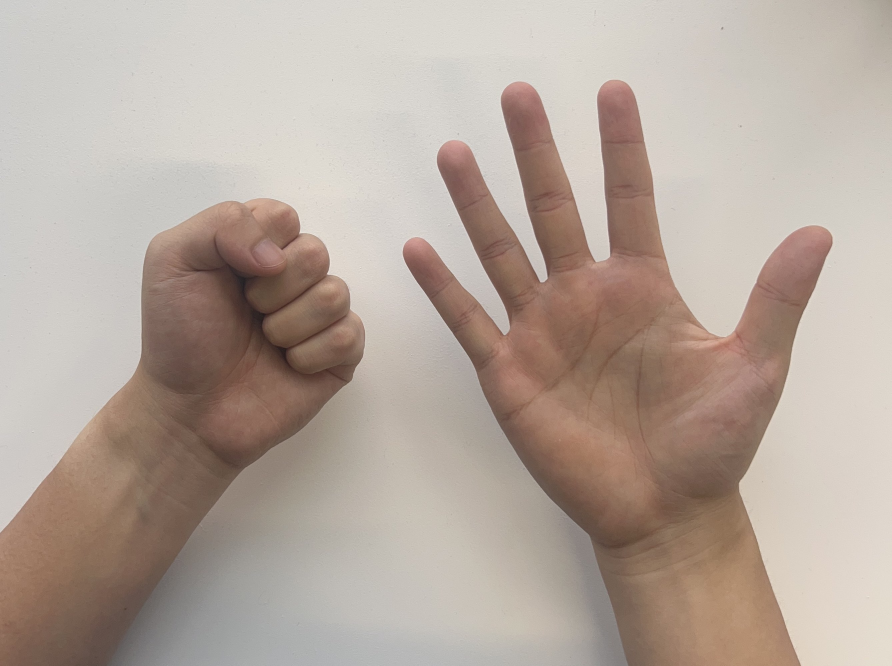
#> input picture data/rock_paper.png, 2675 x 1997 px (shown at 1/3 size)
$ python test_script_1.py
#> lines starting #> are read from the running program, lines starting #| are printed output that depends on the picture; after the words box and inside, x2 and y2 are one past the last pixel; in counts of white or black regions, pixels touching at a corner belong together
#> in main, img is the input picture: shape (1997, 2675, 3); mean B, G, R 156.7, 166.8, 180.9
### pipeline.py
"""
pipeline.py — 传统 CV 猜拳识别核心流水线（Step 0 脚手架）

只用 OpenCV + NumPy。禁止任何机器学习 / 预训练模型 / cv2.convexityDefects。
本文件目前只有常量区 + 8 个空函数骨架，尚未实现任何算法逻辑。

Pipeline order:
    skin_mask -> split_hands -> palm_center -> crop_forearm
    -> count_fingers -> classify -> judge -> draw
"""

import cv2
import numpy as np


# =============================================================================
# CONSTANTS — 所有可调参数集中在这里（占位值，后续各阶段再调）
# All tunable parameters live here. Change values ONLY in this block.
# =============================================================================

# --- Skin segmentation (YCrCb thresholding) -------------------------------
# Lower / upper bounds for the Cr and Cb channels used to threshold skin.
# (Y luma is left wide open; skin clusters tightly in Cr/Cb regardless of
# brightness.) TUNE PER REAL CAPTURE: a window too wide leaks background,
# too narrow drops parts of the hand.
# NOTE: tightened from the textbook 133-173 / 77-127 box after testing on
# data/paper.png, whose warm cream wall sits near skin in chroma (wall Cr~135
# Cb~116, palm Cr~153 Cb~111). Skin here reads as HIGHER Cr + LOWER Cb than
# the wall, so we raise CR_MIN and lower CB_MAX to reject it. On a background
# that clear
# ly differs from skin, these can be loosened back toward defaults.
CR_MIN = 138      # lower bound of Cr channel (raise -> stricter/redder)
CR_MAX = 173          # upper bound of Cr channel (lower -> stricter)
CB_MIN = 77      # lower bound of Cb channel (raise -> stricter)
CB_MAX = 130          # upper bound of Cb channel (lower -> stricter/less blue)

# --- Morphology (clean up the raw skin mask) ------------------------------
# Close = fill small holes inside the hand; Open = remove small speckle noise.
# Bigger kernel = stronger effect (fills/removes larger regions) but blurs
# the silhouette; too big can merge fingers or eat thin finger tips.
MORPH_CLOSE_KSIZE = 45   # kernel size for morphological closing (odd number)
# NOTE: raised from 7 to close a shadow hole in the fist's palm (~7500px,
# CR_MIN=138 pushes that dark crease just below the skin threshold). Swept
# 15/21/31/41/45/51/75/99 on data/rock_paper.png: the hole only fully closes
# (0px left) at ksize>=45. Checked the paper hand's 4 inter-finger valleys at
# every step -- none merge even at 99 (areas shrink ~5-15% at the edges, but
# stay separate), so 45 is safe headroom, not a knife's-edge value.
MORPH_OPEN_KSIZE = 5    # kernel size for morphological opening (odd number)

# --- Hand region area filter (in pixels) ----------------------------------
# split_hands() keeps only connected components whose pixel area is in
# [HAND_AREA_MIN, HAND_AREA_MAX]; smaller = noise, larger = background bleed.
# TUNE PER REAL CAPTURE -- these are ABSOLUTE pixel counts, so they scale with
# resolution. Values below are sized for the high-res debug photos in data/
# (~2.5-2.9 M px total, where one hand is ~0.6-1.0 M px). A 640x480 webcam
# frame is ~10x smaller, so lower BOTH by roughly that factor for live use.
HAND_AREA_MIN = 50000     # ignore blobs smaller than this (noise / desk strips)
HAND_AREA_MAX = 1300000   # ignore blobs larger than this (background bleed)

# --- Palm center search band (fist-vs-forearm fix) ------------------------
# palm_center() picks the deepest interior point via distance transform. For an
# OPEN hand the palm is the widest interior region, so the transform peaks there.
# But a closed FIST is nearly as thick as the forearm below it, so the global
# maximum can slide DOWN onto the wrist and mislocate the palm (which then breaks
# crop_forearm). Fix with the frontal-hand assumption (fingers/fist UP, forearm
# DOWN): only search inside a horizontal band that starts at the hand's TOPMOST
# white pixel and runs down this many times the hand's bounding-box WIDTH.
# Because it scales with hand width, the band self-adjusts: an OPEN hand (spread
# fingers -> wider bbox) gets a deeper band to reach its lower palm, a FIST
# (narrow bbox) gets a shallow band that stops before the forearm widens.
# 0.7 is a fairly tight window on the test images: RAISE it and a fist's center
# can drop onto the wrist; LOWER it and an open hand's center rides up toward the
# finger bases. Retune if hands sit very differently in the frame.
TOP_SEARCH_SCALE = 0.78

# Palm center = the CENTROID of the deepest region (every in-band pixel whose
# distance transform is >= this fraction of the in-band maximum), NOT the single
# brightest pixel. Averaging the high-value plateau makes the center robust to a
# sharp secondary distance-transform spike at a finger base, which otherwise
# yanks the argmax onto a knuckle (the scissors mis-localization). Lower = wider
# plateau (steadier but can drift toward a neighbouring blob); higher = tighter
# (closer to the raw argmax).
CENTROID_FRAC = 0.7

# --- Forearm cropping -----------------------------------------------------
# Frontal hand assumption: fingers point up, wrist/forearm points down. Any
# hand pixel more than this many palm-radii BELOW the palm center is treated
# as forearm and blacked out. Larger = keep more (safer for the palm heel),
# smaller = cut more aggressively (risk clipping the palm).
CUT_BELOW_SCALE = 1.2

# --- Finger counting: concentric ring sampling ----------------------------
# count_fingers() samples concentric rings at these multiples of the palm
# inscribed-circle radius. Each scale > 1.0 pushes the ring OUTWARD past the
# palm so it crosses the extended fingers. We sample SEVERAL rings and take the
# MODE of their per-ring finger counts, so a single badly-placed ring can't
# decide the result: too small (< ~1.2) and it still sits inside the palm;
# too big (> ~2.3) and it can shoot past short fingertips. Add/shift scales if
# fingers of very different lengths get missed.
RING_RADIUS_COEFFS = [1.7, 1.9, 2.1, 2.3, 2.5]

# Number of points sampled evenly around EACH ring (360 = one per ~1 degree).
# More points = finer angular resolution (less chance of skipping a thin finger
# or a narrow gap between fingers) but a little slower. The sampled 0/1 sequence
# is treated as CIRCULAR: index 359 wraps back to index 0.
RING_NUM_SAMPLES = 360

# Finger-width gate (in DEGREES of arc). Every extended finger crosses a ring as
# one contiguous skin arc, but so do non-fingers: sampling noise makes tiny
# arcs, and a closed FIST (or the palm heel) makes WIDE arcs because the ring
# runs along its rounded edge for a long angular span. A real finger is a thin
# protrusion, so its arc width is bounded. We therefore only count an arc as a
# finger when its angular width is within [MIN, MAX]. Measured on the test set:
# finger arcs span ~9-35 deg, fist/palm bulk ~43-82 deg, noise <7 deg -- so this
# band cleanly separates them. Because it is measured in DEGREES it is
# scale-invariant (works for big and small hands alike). RAISE MAX if long/thick
# fingers get dropped; LOWER it if a fist still leaks arcs; RAISE MIN to kill
# more speckle.
FINGER_ARC_MIN_DEG = 8
FINGER_ARC_MAX_DEG = 40

# --- Classification thresholds (finger count -> gesture) ------------------
# 0-1 -> Rock, 2-3 -> Scissors, >=4 -> Paper
ROCK_MAX_FINGERS = 1        # <= this many fingers => Rock
SCISSORS_MAX_FINGERS = 3    # <= this many fingers (and > ROCK_MAX) => Scissors
                            # anything greater => Paper

# --- Result overlay style (draw) ------------------------------------------
# Text size / stroke for the gesture+result label draw() writes near each palm.
# RESOLUTION-DEPENDENT (like the area filter): these are sized for the high-res
# data/ photos (~2500 px wide); for a ~640 px live webcam frame divide both by
# roughly 3-4. Result -> BGR color: Win green, Lose red, Draw/Pending gray.
DRAW_FONT_SCALE = 2.0
DRAW_THICKNESS = 4
RESULT_COLORS = {
    "Win":     (0, 255, 0),      # green
    "Lose":    (0, 0, 255),      # red
    "Draw":    (150, 150, 150),  # gray
    "Pending": (150, 150, 150),  # gray (single hand, no opponent yet)
}


# =============================================================================
# PIPELINE FUNCTIONS — 8 个阶段（当前仅骨架）
# =============================================================================

def skin_mask(frame, return_stages=False):
    """Stage 1 — Skin segmentation.

    Convert the BGR frame to a skin/non-skin binary mask using YCrCb
    thresholding, then clean it up with morphology.

    Args:
        frame: BGR image (H, W, 3) uint8.
        return_stages: debug flag. When True, also return the pre-cleanup
            mask so debug.py can compare raw vs. clean side by side. Normal
            callers (main.py) leave this False and get a single mask.

    Returns:
        mask: binary image (H, W) uint8, 255 = skin, 0 = background.
        If return_stages is True: (raw_mask, clean_mask) tuple instead.
    """
#> called with return_stages = False
    # 1. BGR -> YCrCb. Skin tone forms a compact cluster in the Cr/Cb plane,
    #    which makes it far easier to threshold than in RGB/BGR.
    ycrcb = cv2.cvtColor(frame, cv2.COLOR_BGR2YCrCb)
#> ycrcb: shape (1997, 2675, 3); mean of channels 0, 1, 2 169.9, 135.9, 120.6

    # 2. Threshold ONLY Cr and Cb. Y (luma/brightness) is left wide open
    #    (0..255) so lighting changes don't knock skin pixels out of range.
    #    cv2.inRange needs per-channel bounds; channel order here is Y,Cr,Cb.
    lower = np.array([0, CR_MIN, CB_MIN], dtype=np.uint8)
    upper = np.array([255, CR_MAX, CB_MAX], dtype=np.uint8)
    raw = cv2.inRange(ycrcb, lower, upper)   # 255 = skin, 0 = background
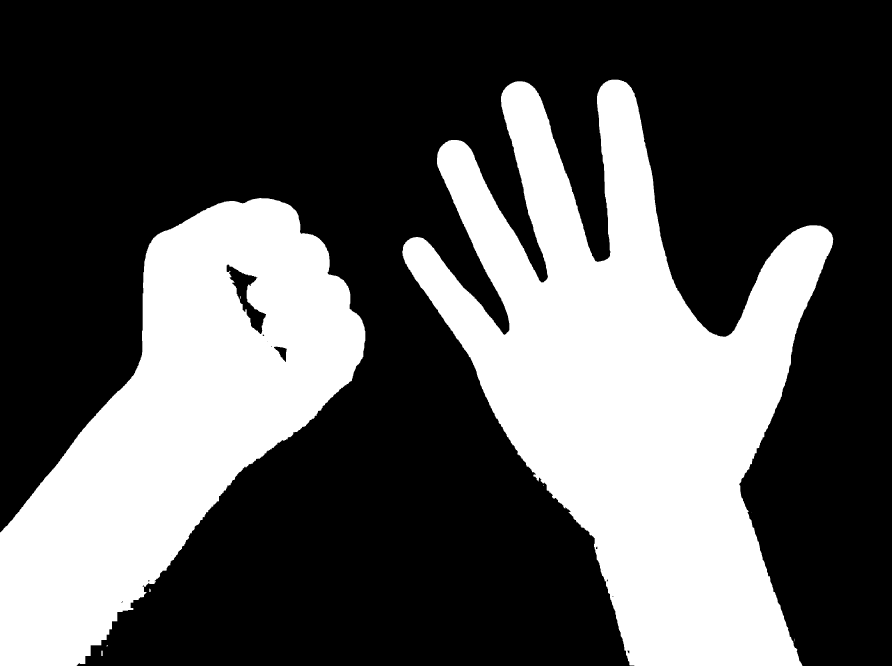
#> raw: shape (1997, 2675) (shown at 1/3 size); 33.6% white; 9 white regions (5 under 20 px), largest, box (x1, y1, x2, y2) and area: (1207, 239, 2500, 1997) 1059146, (0, 594, 1096, 1997) 735420, (304, 1952, 308, 1968) 64, (448, 1766, 452, 1776) 35

    # 3. Morphological cleanup with elliptical (rounded) kernels so we don't
    #    carve blocky corners into the hand silhouette.
    close_kernel = cv2.getStructuringElement(
        cv2.MORPH_ELLIPSE, (MORPH_CLOSE_KSIZE, MORPH_CLOSE_KSIZE))
    open_kernel = cv2.getStructuringElement(
        cv2.MORPH_ELLIPSE, (MORPH_OPEN_KSIZE, MORPH_OPEN_KSIZE))
    # Close first: dilate-then-erode fills small black holes inside the hand.
    clean = cv2.morphologyEx(raw, cv2.MORPH_CLOSE, close_kernel)
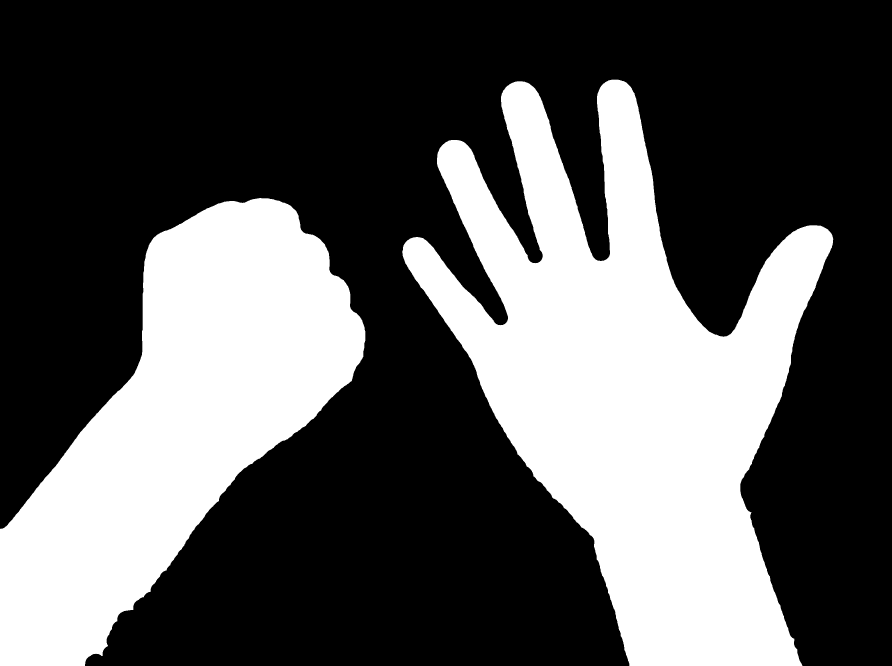
#> clean: shape (1997, 2675) (shown at 1/3 size); 33.9% white; 2 white regions, box (x1, y1, x2, y2) and area: (1207, 239, 2500, 1997) 1064494, (0, 594, 1096, 1997) 747886
    # Then open: erode-then-dilate removes small white speckles in background.
    clean = cv2.morphologyEx(clean, cv2.MORPH_OPEN, open_kernel)
#> clean: shape (1997, 2675); 33.9% white; 2 white regions, box (x1, y1, x2, y2) and area: (1207, 239, 2500, 1997) 1064484, (0, 594, 1096, 1997) 747865

    if return_stages:
        return raw, clean
    return clean


# [338 lines left out: functions split_hands, palm_center, crop_forearm, count_fingers, _count_fingers_rings, _count_ring_arcs and 3 more, not called in this run]

### test_script_1.py
"""
test_script_1.py — Stage 1 展示：肤色分割 (skin_mask)

读取 data/rock_paper.png，跑 pipeline.skin_mask() 得到二值掩膜，在同一个
窗口里竖直展示：上方原图，下方黑白掩膜。按任意键关闭窗口。
"""

import cv2

import pipeline


# All later test_script_N.py files use this same source image.
IMAGE_PATH = "data/rock_paper.png"

# Both panels are resized to this width before stacking, so the combined
# window fits on screen regardless of the source image's native resolution.
DISPLAY_WIDTH = 800

LABEL_FONT = cv2.FONT_HERSHEY_SIMPLEX
LABEL_SCALE = 0.9
LABEL_COLOR = (0, 255, 0)   # BGR green
LABEL_THICK = 2


def _resize_to_width(img, width):
    """Resize an image to a fixed width, keeping its aspect ratio."""
#> called with width = 800
    h, w = img.shape[:2]
    scale = width / float(w)
    return cv2.resize(img, (width, int(round(h * scale))))
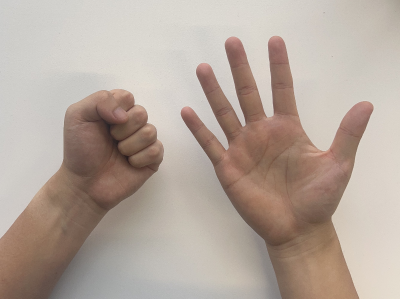
#> returned value: shape (597, 800, 3) (shown at 1/2 size); mean of channels 0, 1, 2 156.6, 166.7, 180.8; drawn as B, G, R


def main():
    img = cv2.imread(IMAGE_PATH)
    if img is None:
        raise FileNotFoundError("could not read " + IMAGE_PATH)

    mask = pipeline.skin_mask(img)                       # Stage 1: raw -> binary mask
    mask_bgr = cv2.cvtColor(mask, cv2.COLOR_GRAY2BGR)     # promote to BGR so it can stack with the color image

    top = _resize_to_width(img, DISPLAY_WIDTH)
    bottom = _resize_to_width(mask_bgr, DISPLAY_WIDTH)
#> call 2 of _resize_to_width, with width = 800
#> in _resize_to_width (call 2), `return cv2.resize(img, (width, int(round(h * scale))))`:
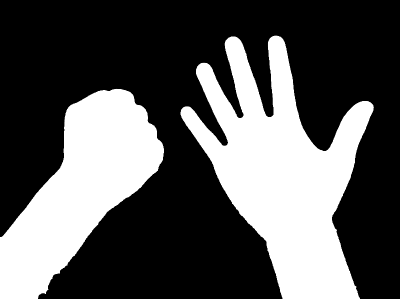
#> returned value: shape (597, 800, 3) (shown at 1/2 size); min 0, max 255, mean 86.5

    # Label each panel in its top-left corner before stacking.
    cv2.putText(top, "Raw Image", (10, 35), LABEL_FONT, LABEL_SCALE,
                LABEL_COLOR, LABEL_THICK, cv2.LINE_AA)
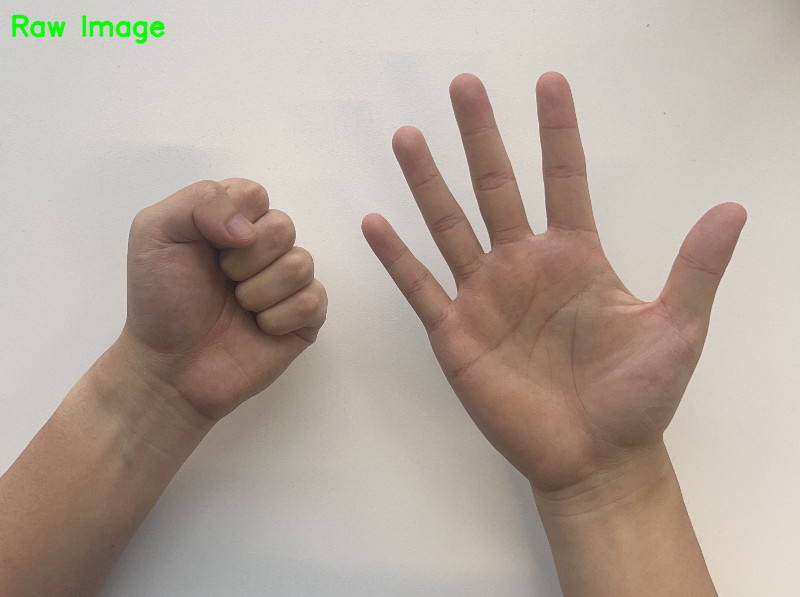
#> top: shape (597, 800, 3); 0.39% of pixels changed, all inside (x1, y1, x2, y2) = (11, 14, 166, 44)
    cv2.putText(bottom, "Skin Mask", (10, 35), LABEL_FONT, LABEL_SCALE,
                LABEL_COLOR, LABEL_THICK, cv2.LINE_AA)
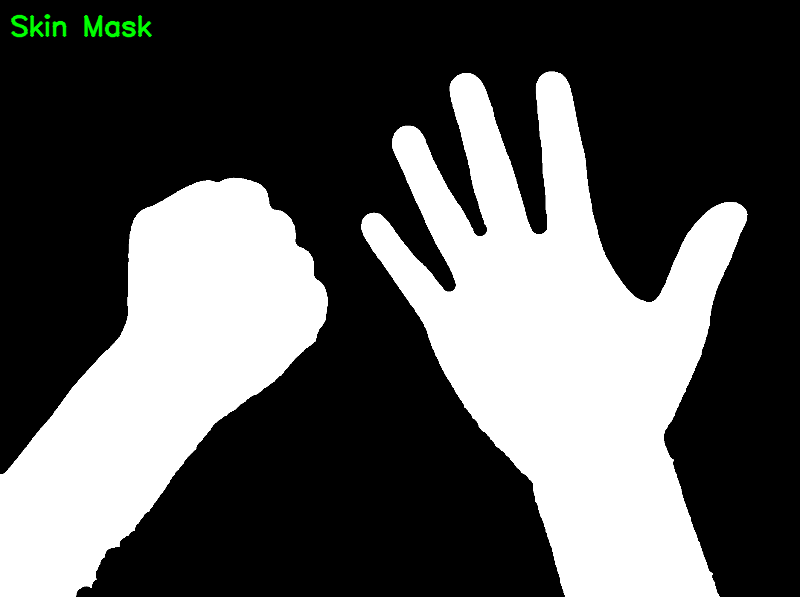
#> bottom: shape (597, 800, 3); 0.37% of pixels changed, all inside (x1, y1, x2, y2) = (10, 14, 153, 38)

    combined = cv2.vconcat([top, bottom])   # raw on top, mask on bottom
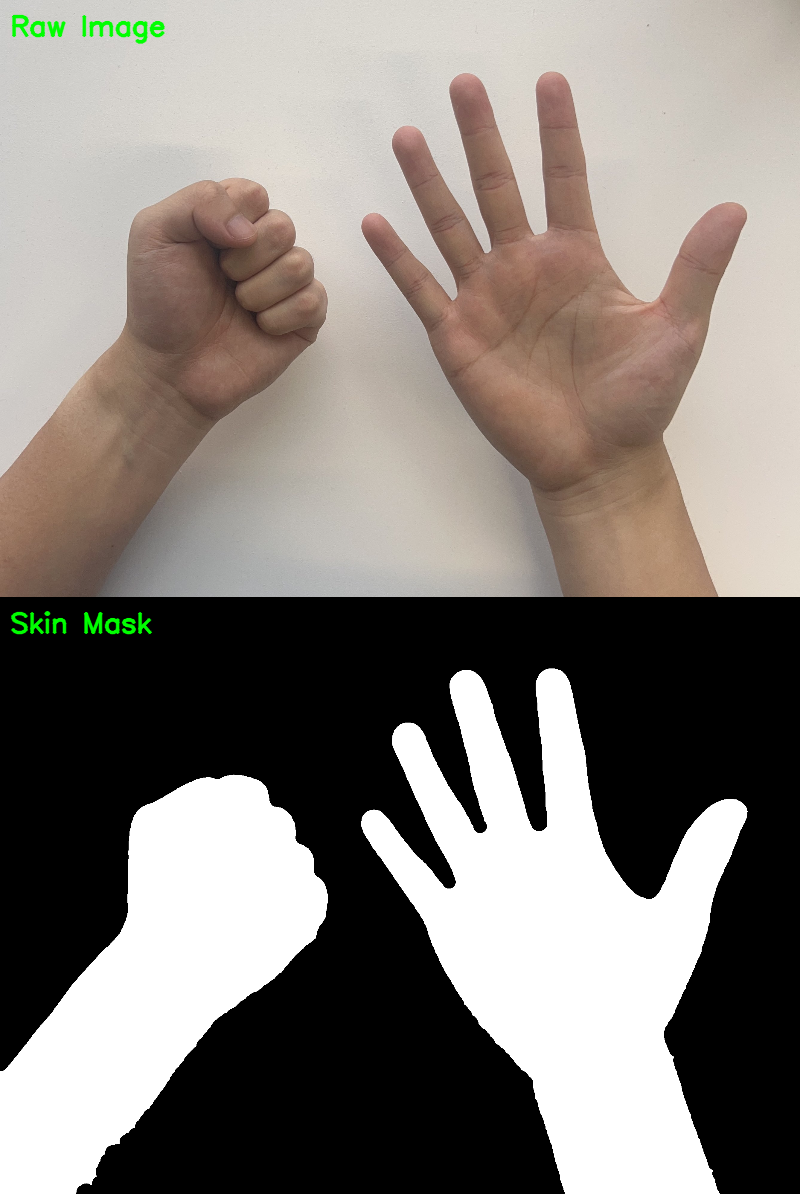
#> combined: shape (1194, 800, 3); mean B, G, R 121.3, 127, 133.4

    cv2.namedWindow("Stage 1: Skin Segmentation", cv2.WINDOW_NORMAL)
    cv2.imshow("Stage 1: Skin Segmentation", combined)
    cv2.waitKey(0)
    cv2.destroyAllWindows()


if __name__ == "__main__":
    main()
